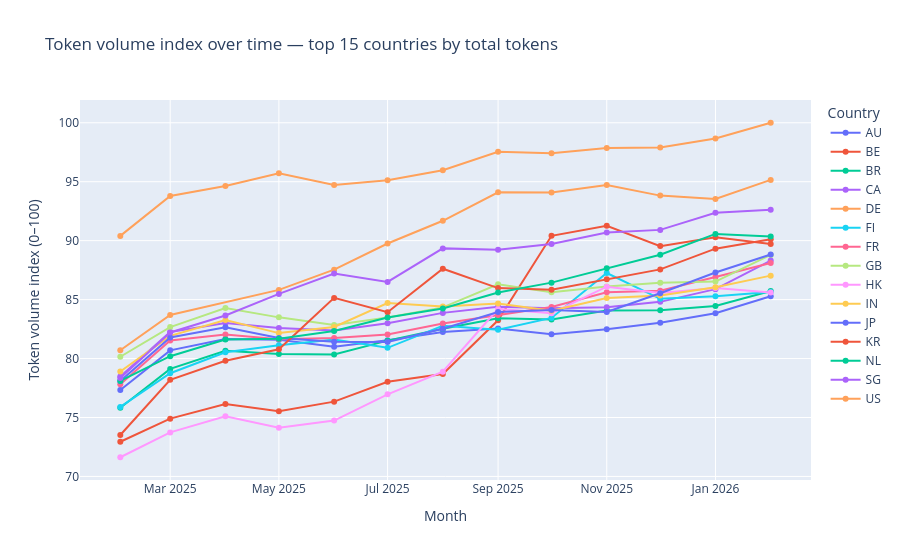
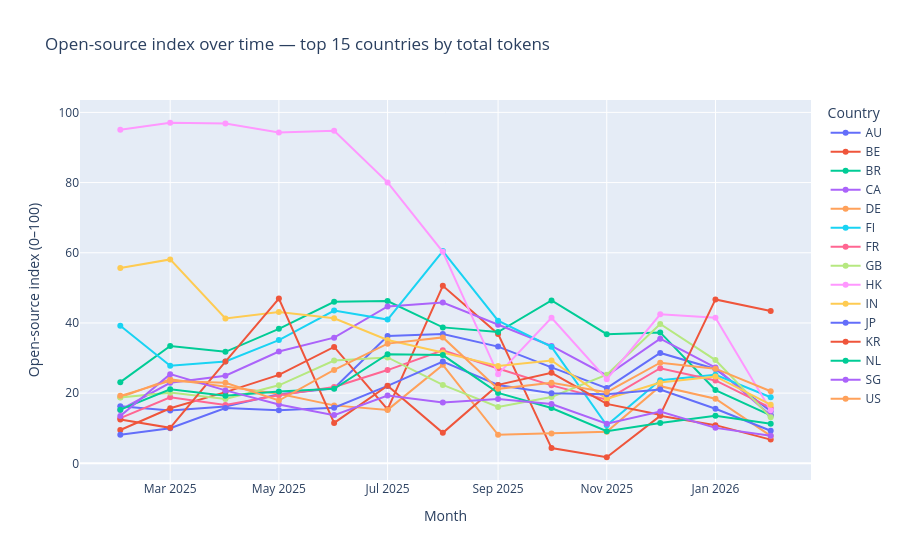
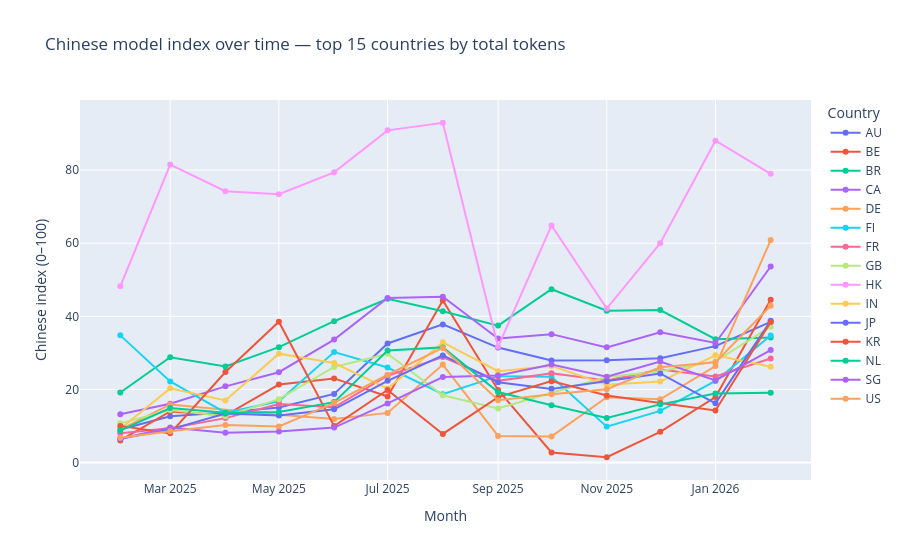

These figures' notebook cell, in order:
### Code cell
def make_line_chart(data: pd.DataFrame, y_col: str, title: str, y_axis_title: str):
    fig = px.line(
        data,
        x="month_label",
        y=y_col,
        color="country",
        markers=True,
        title=title,
        hover_data={
            "country": True,
            "month_label": True,
            "total_tokens": ":,.0f",
            "token_index": ":.2f",
            "open_source_index": ":.2f",
            "chinese_index": ":.2f",
        },
        category_orders={"month_label": sorted(data["month_label"].unique())},
    )

    fig.update_layout(
        xaxis_title="Month",
        yaxis_title=y_axis_title,
        legend_title_text="Country",
        hovermode="x unified",
    )
    return fig

fig_token = make_line_chart(
    line_df,
    y_col="token_index",
    title=f"Token volume index over time — top {TOP_N_COUNTRIES_FOR_LINES} countries by total tokens",
    y_axis_title="Token volume index (0–100)",
)

fig_open = make_line_chart(
    line_df,
    y_col="open_source_index",
    title=f"Open-source index over time — top {TOP_N_COUNTRIES_FOR_LINES} countries by total tokens",
    y_axis_title="Open-source index (0–100)",
)

fig_chinese = make_line_chart(
    line_df,
    y_col="chinese_index",
    title=f"Chinese model index over time — top {TOP_N_COUNTRIES_FOR_LINES} countries by total tokens",
    y_axis_title="Chinese index (0–100)",
)

fig_token.show()
fig_open.show()
fig_chinese.show()

fig_token.write_html(OUTPUT_DIR / "line_token_index.html", include_plotlyjs="cdn")
fig_open.write_html(OUTPUT_DIR / "line_open_source_index.html", include_plotlyjs="cdn")
fig_chinese.write_html(OUTPUT_DIR / "line_chinese_index.html", include_plotlyjs="cdn")

print("Saved line charts.")
